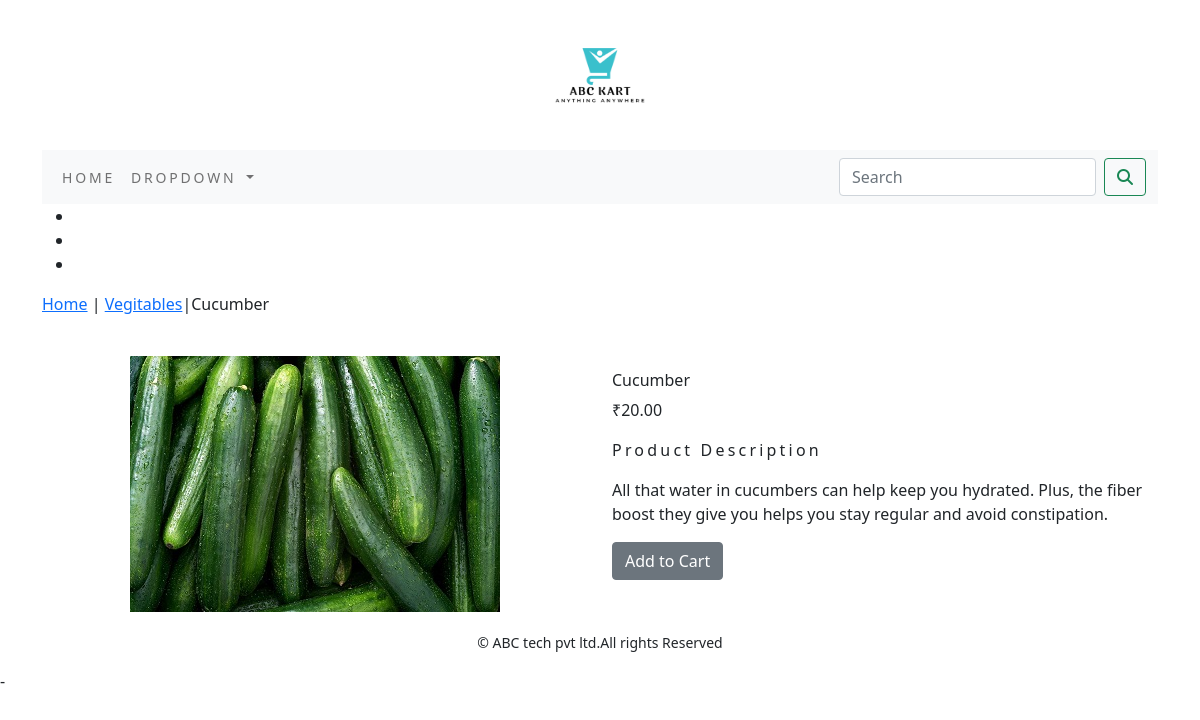
Page /shop/vegitables/cucumber/ on the committed database.
### shop/models.py (models this page shows, shortened)
class Product(models.Model):
    name=models.CharField(max_length=250, unique=True)
    slug=models.SlugField(max_length=250, unique=True)
    description=models.TextField(blank=True)
    price=models.DecimalField(max_digits=10,decimal_places=2)
    category=models.ForeignKey(Category,on_delete=models.CASCADE)
    image=models.ImageField(upload_to='product',blank=True)
    stock=models.IntegerField()
    available=models.BooleanField(default=True)
    created=models.DateTimeField(auto_now_add=True)
    updated=models.DateTimeField(auto_now=True)
    class Meta:
        ordering=('name',)
        verbose_name='product'
        verbose_name_plural='products'

class Category(models.Model):
    name=models.CharField(max_length=250,unique=True)
    slug=models.SlugField(max_length=250,unique=True)
    description=models.TextField(blank=True)
    image=models.ImageField(upload_to='category',blank=True)
    class Meta:
        ordering=('name',)
        verbose_name='category'
        verbose_name_plural='categories'
    def get_url(self):
        return reverse('shop:products_by_category',args=[self.slug])
    def __str__(self):
             return  '{}'. format(self.name)

### shop/views.py (the view)
# urls.py: path('<slug:c_slug>/<slug:product_slug>/', views.proDetail, name='prodCatdetail'),
def proDetail(request,c_slug,product_slug):
    try:
        product=Product.objects.get(category__slug=c_slug,slug=product_slug)
    except Exception as e:
        raise e
    return  render(request,'product.html',{'product':product})

### cart/context_processors.py (called while the page is built)
def counter(request):
    item_count=0
    if 'admin' in request.path:
        return {}
    else:
        try:
            cart=Cart.objects.filter(cart_id=_cart_id(request))
            car_items=CartItem.objects.all().filter(cart=cart[:1])
            for car_items in car_items:
                item_count += car_items.quantity
        except Cart.DoseNotExist:
            item_count = 0
    return  dict(item_count=item_count)

### cart/views.py (called while the page is built)
def _cart_id(request):
    cart=request.session.session_key
    if not cart:
        cart=request.session.create()
    return cart

### shop/context_processors.py (called while the page is built)
def menu_links(request):
    links=Category.objects.all()
    return dict(links=links)

### templates/product.html (shortened to what this page needs)
{% extends 'base.html' %}
{% load static %}
{% block content %}
<div class="row my_prod_class">
    <div class="mx_auto">
        <p> <a href="{% url 'shop:allProdCat' %}">Home</a>  | <a href="{{product.category.get_url}}">{{product.category}}</a>|{{product.name}}</p>
    </div>
<div class="container">
<br>
<div class="row">
    <div class="col-12 col-sm-12 col-md-12 col-lg-6 text-center">
        <div style="min-width:18rem">
            <img src="{{product.image.url}}" alt="{{product.name}}">
        </div>
    </div>
    <div class="col-12 col-sm-12 col-md-12 col-lg-6">
        <div>
        <h1 class="my_prod_title">{{product.name}}</h1>
        <p>₹{{product.price}}</p>
        <p class="my_title"> Product  Description</p>
        <p class="text-justify my_rod_text">{{product.description}}</p>
        {% if product.stock <= 0 %}
        <p class="text-justify my_prod_text"><b>Out of Stock</b></p>
        {% else %}
        <a class="btn btn-secondary" href="{% url 'cart:add_cart' product.id %}">Add to Cart</a>
        {% endif %}
    </div>
</div>
</div>
</div>
</div>
{% endblock %}

### static/css/custom.css (style rules this page uses)
body { font-family: 'Merriweather', serif; }
.my_title { font-size:16px; text_transform:uppercase; letter-spacing:.2em; }
.my_prod_title { font-size:16px; text_transform:uppercase; letter_spacing:.2em; padding-top:15px; padding_bottom:10px; }

### rows in the picture
Product: category "Vegitables", name "Cucumber", image (picture), price "20.00", description "All that water in cucumbers can help keep you hydrated. Plus, the fiber boost they give you helps you stay regular and avoid constipation."
